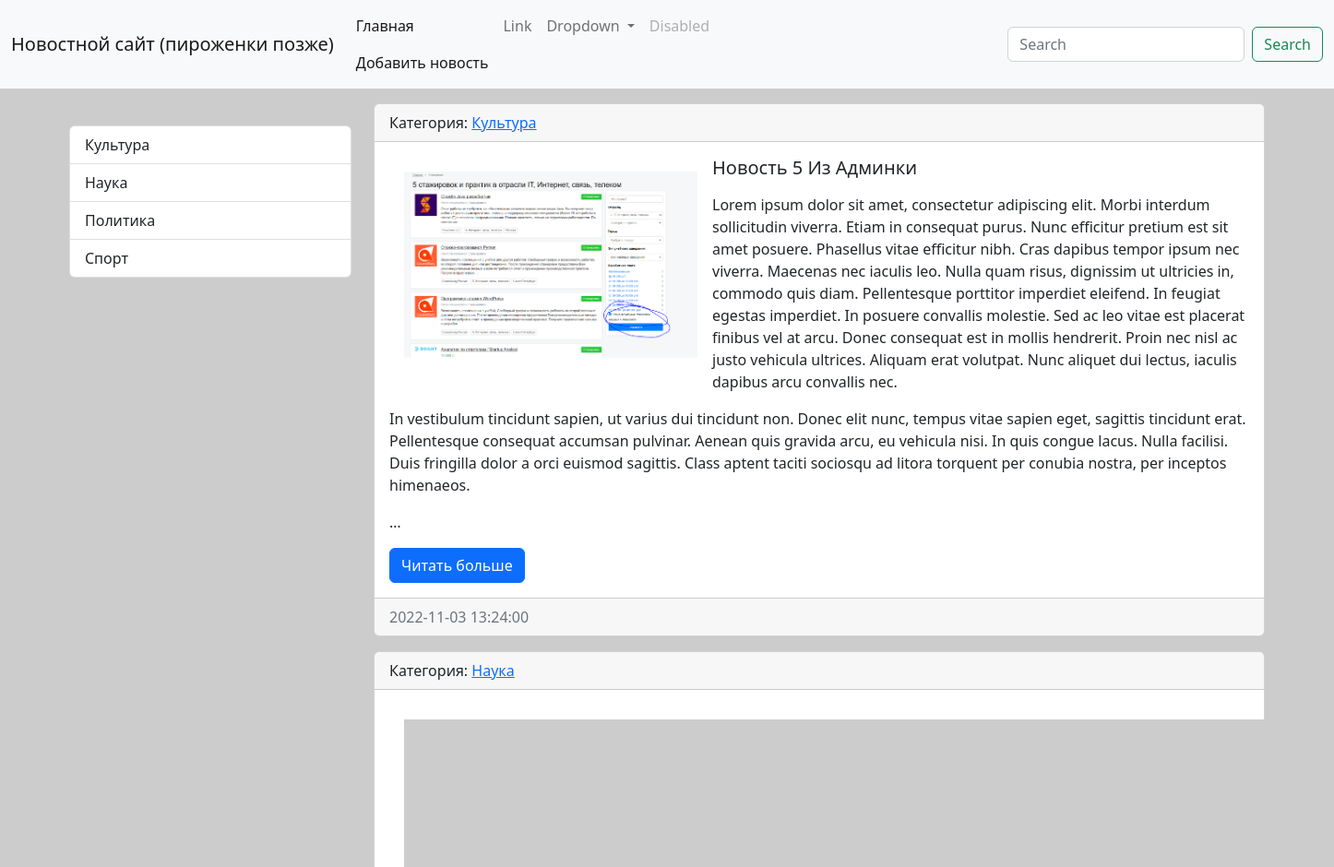
The app's page / (upper part), older data.
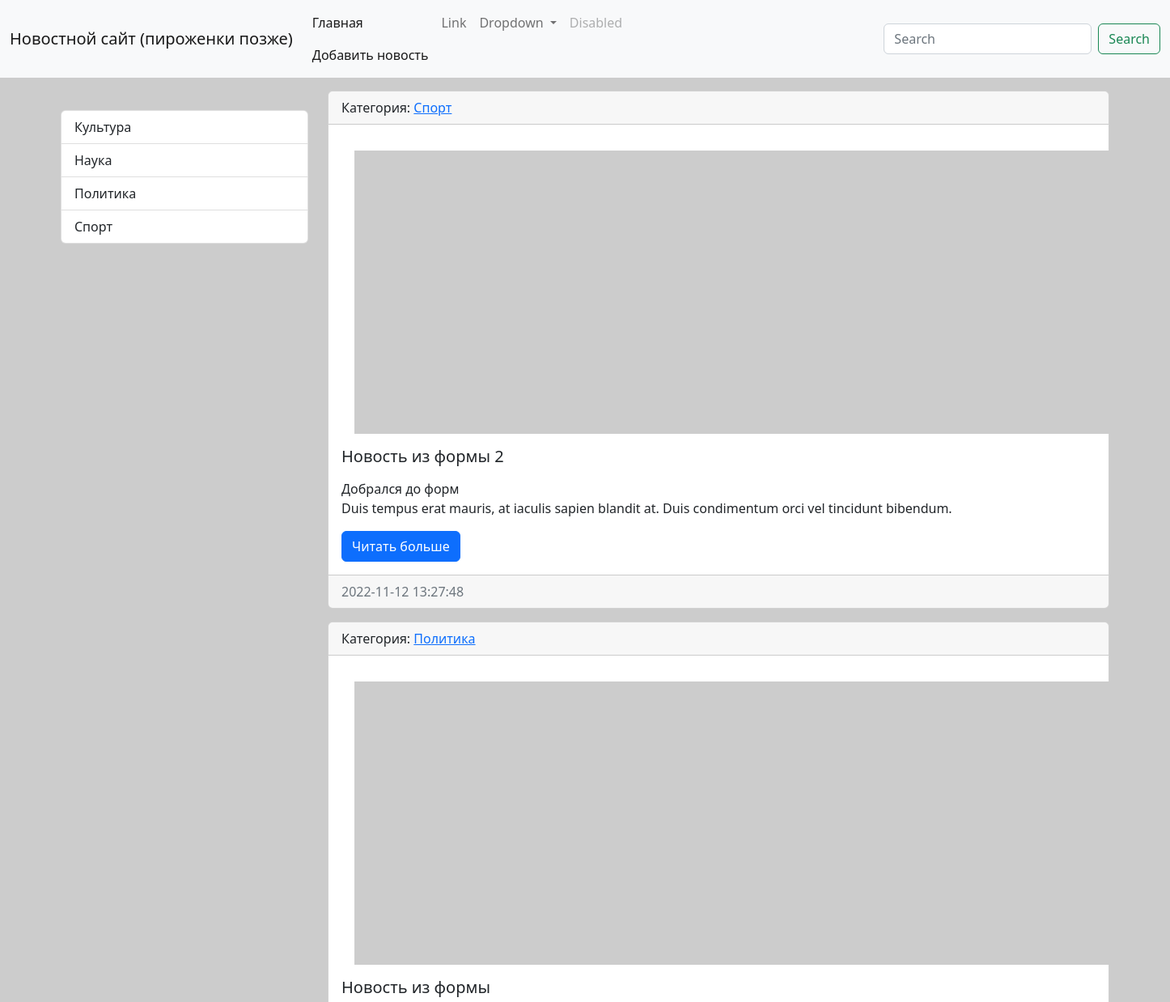
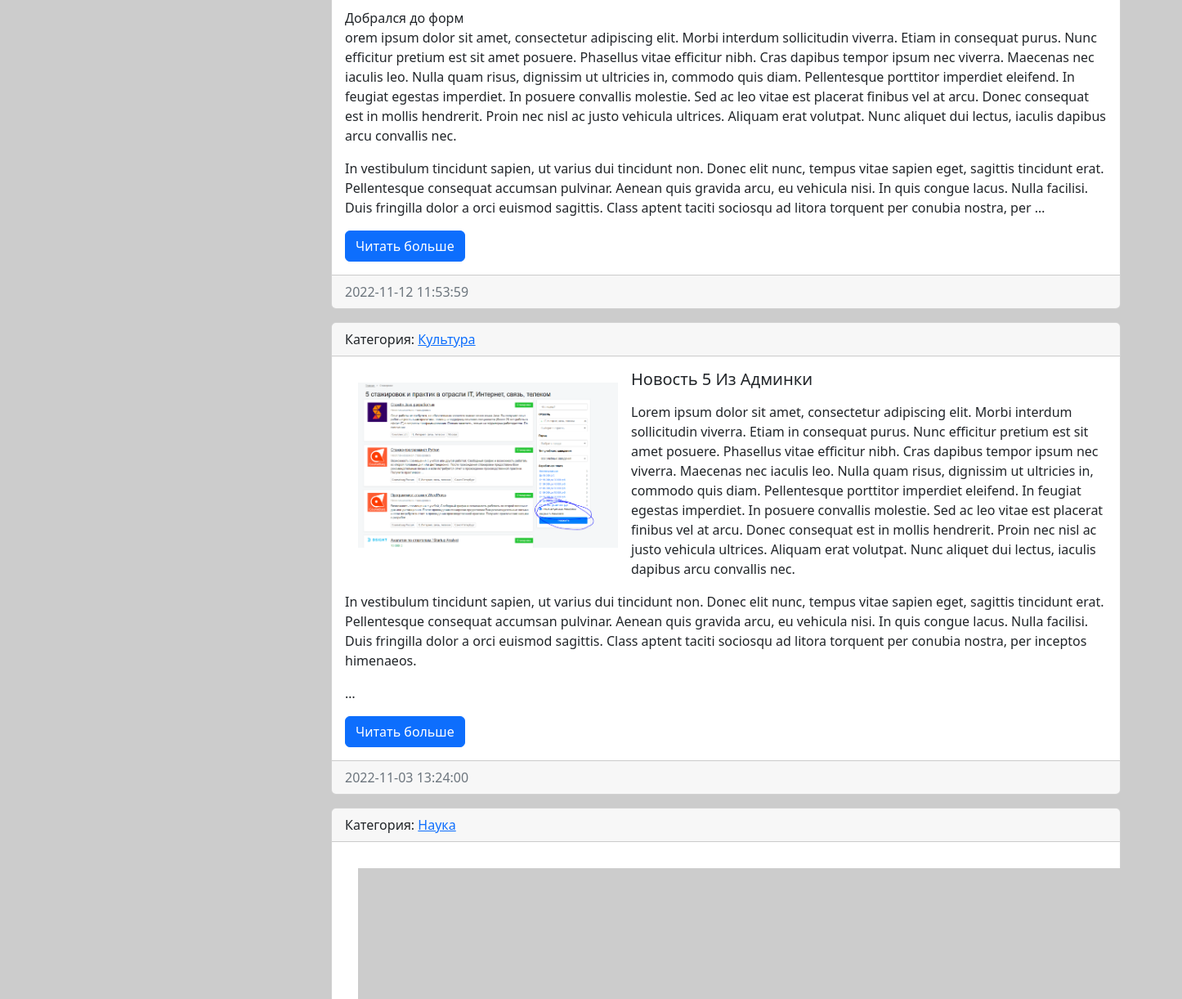
The same page, newer data (2 pictures, top to bottom).
### news/models.py (models this page shows, shortened)
class Category(models.Model):
    title = models.CharField(max_length=150, db_index=True, verbose_name='Наименование категории')
    def get_absolute_url(self):
        return reverse('category', kwargs={"category_id": self.pk})
    def __str__(self):
        return self.title
    class Meta:
        verbose_name = 'Категория'
        verbose_name_plural = 'Категории'
        ordering = ['title']

class News(models.Model):
    title = models.CharField(max_length=150, verbose_name='Наименование')
    content = models.TextField(blank=True, verbose_name='Контент')
    created_at = models.DateTimeField(auto_now_add=True, verbose_name='Дата_Публикации')
    update_at = models.DateTimeField(auto_now=True, verbose_name='Обновлено')
    photo = models.ImageField(upload_to='photos/%Y/%m/%d/', verbose_name='Фото', blank=True)
    is_published = models.BooleanField(default=True, verbose_name='Опубликовано')
    category = models.ForeignKey('Category', on_delete=models.PROTECT, verbose_name='Категория')
    def get_absolute_url(self):
        return reverse('view_news', kwargs={"pk": self.pk})
    class Meta:
        verbose_name = 'Новость'
        verbose_name_plural = 'Новости'
        ordering = ['-created_at', '-title']

### news/views.py (the view)
# urls.py: path('', HomeNews.as_view(), name='home'),
class HomeNews(ListView):
	model = News
	template_name = 'news/home_news_list.html'
	context_object_name = 'news'
	extra_context = {'title': 'Главная'}
	def get_context_data(self, *, object_list=None, **kwargs):
		context = super().get_context_data(**kwargs)
		context['title'] = 'Главная страница'
		return context
	def get_queryset(self):
		return News.objects.filter(is_published=True)

### news/templatetags/news_tags.py (called while the page is built)
@register.simple_tag(name='get_list_categories')
def get_categories():
    return Category.objects.all()

### news/templates/news/home_news_list.html (shortened to what this page needs)
{% extends 'base.html' %}
{% block sidebar %}
{% include 'inc/_sidebar.html' %}
{% endblock %}
{% block content %}
{% for item in object_list %}
<div class="card mb-3">
    <div class="card-header">
        Категория: <a href="{{ item.category.get_absolute_url }}">{{ item.category }}</a>
    </div>
    <div class="card-body">
        <div class="media">
            {% if item.photo %}
            <img src="{{ item.photo.url }}" alt="" width="350" class="float-start p-3">
            {% else %}
            <img src="https://picsum.photos/id/1060/350/235/?blur=2" alt="" class="float-start p-3">
            {% endif %}
        <div class="media-body">
                <h5 class="card-title">{{ item.title }}</h5>
                <p class="card-text">{{ item.content|linebreaks|truncatewords:"150" }}</p>
                <a href="{{ item.get_absolute_url }}" class="btn btn-primary">Читать больше</a>
            </div>
        </div>
    </div>
    <div class="card-footer text-muted">
        {{ item.created_at|date:"Y-m-d H:i:s" }}
    </div>
</div>
{% endfor %}
{% endblock %}

### templates/base.html (shortened to what this page needs)
{% load static %}
<!doctype html>
<html lang="en">
<head>
    <link rel="stylesheet" href="{% static 'bootstrap/css/bootstrap.min.css' %}">
    <link rel="stylesheet" href="{% static 'css/style.css' %}">
</head>
<body>
{% include 'inc/_nav.html' %}
<div class="container mt-3">
    <div class="row">
        <div class="col-md-3">
            {% block sidebar %}SIDEBAR{% endblock %}
        </div>
        <div class="col-md-9">
            {% block content %}CONTENT{% endblock %}
        </div>
    </div>
</div>
 <link href="https://cdn.jsdelivr.net/npm/bootstrap@5.2.2/dist/css/bootstrap.min.css" rel="stylesheet">
<link rel="stylesheet" href="{% static 'css/style.css' %}">
</body>
</html>

### templates/inc/_nav.html (shortened to what this page needs)
<nav class="navbar navbar-expand-lg bg-light">
    <div class="container-fluid">
        <a class="navbar-brand" href="{% url 'home' %}">Новостной сайт (пироженки позже)</a>
        <div class="collapse navbar-collapse" id="navbarSupportedContent">
            <ul class="navbar-nav me-auto mb-2 mb-lg-0">
                <li class="nav-item">
                    <a class="nav-link active" aria-current="page" href="{% url 'home' %}">Главная</a>
                    <a class="nav-link active" aria-current="page" href="{% url 'add_news' %}">Добавить новость</a>
                </li>
                <li class="nav-item">
                    <a class="nav-link" href="#">Link</a>
                </li>
                <li class="nav-item dropdown">
                    <a class="nav-link dropdown-toggle" href="#" role="button" data-bs-toggle="dropdown" aria-expanded="false">
                        Dropdown
                    </a>
                </li>
                <li class="nav-item">
                    <a class="nav-link disabled">Disabled</a>
                </li>
            </ul>
            <form class="d-flex" role="search">
                <input class="form-control me-2" type="search" placeholder="Search" aria-label="Search">
                <button class="btn btn-outline-success" type="submit">Search</button>
            </form>
        </div>
    </div>
</nav>

### templates/inc/_sidebar.html (shortened to what this page needs)
﻿{% load news_tags %}
<div class="list-group">
    {% get_list_categories as categories %}
    {% for item in categories %}
    <a href="{% url 'category' item.pk %}" class="list-group-item list-group-item-action">{{ item.title }}</a>
    {% endfor %}
</div>
<br>

### Web_proekt/static/css/style.css (style rules this page uses)
body { background-color: #ccc; }

Row changes from the older to the newer data that the page shows:
added News: category "Спорт", title "Новость из формы 2", content "Добрался до форм Duis tempus erat mauris, at iaculis sapien blandit at. Duis condimentum orci vel tincidunt bibendum.", created_at "2022-11-12 13:27:48"
added News: category "Политика", title "Новость из формы", content "Добрался до форм orem ipsum dolor sit amet, consectetur adipiscing elit. Morbi interdum sollicitudin viverra. Etiam in consequat purus. Nunc efficitur pretium est sit amet posuere. Phasellus vitae efficitur nibh. Cras dapibus tempor ipsum nec viverra. Maecenas nec iaculis leo. Nulla quam risus, dignissim ut ultricies in, commodo quis diam. Pellentesque porttitor imperdiet eleifend. In feugiat egestas imperdiet. In posuere convallis molestie. Sed ac leo vitae est placerat finibus vel at arcu. Donec consequat est in mollis hendrerit. Proin nec nisl ac justo vehicula ultrices. Aliquam erat volutpat. Nunc aliquet dui lectus, iaculis dapibus arcu convallis nec. In vestibulum tincidunt sapien, ut…", created_at "2022-11-12 11:53:59"
